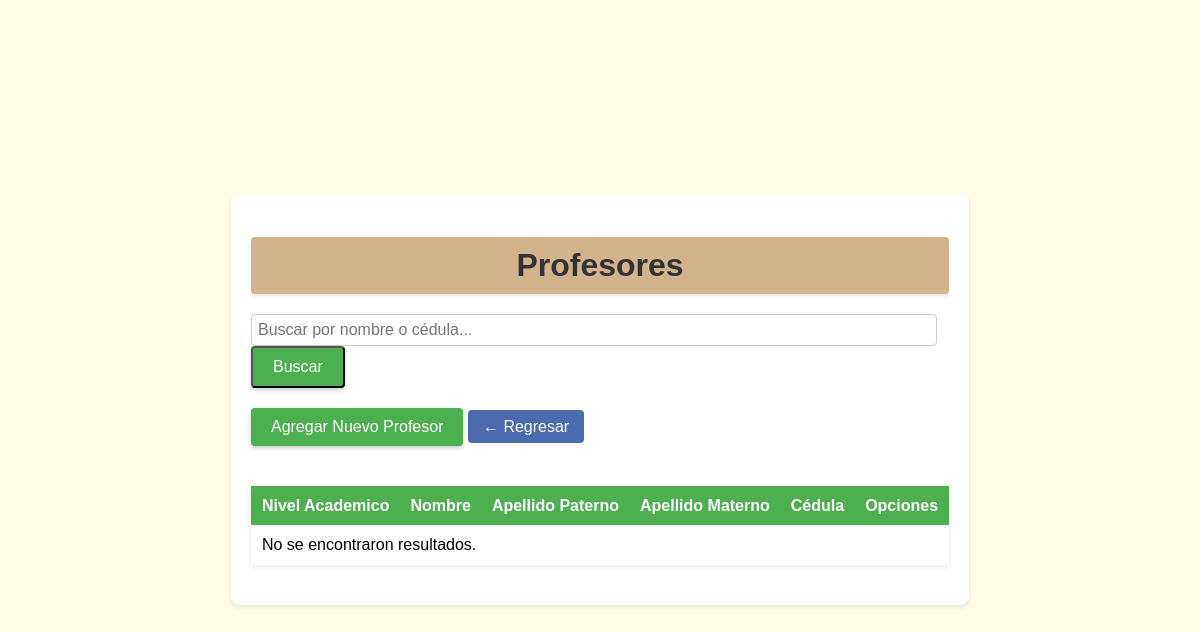
Page /profesores on the earlier database version.
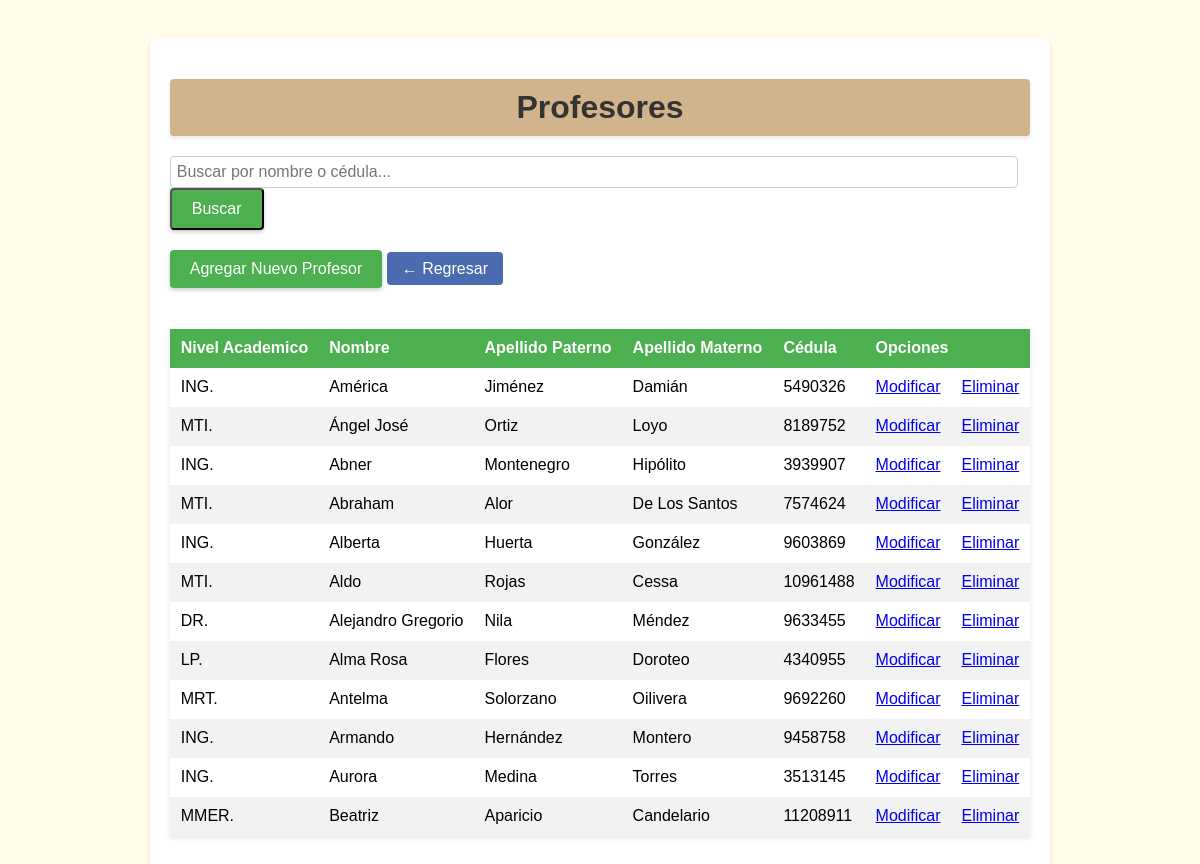
Same page on the later database version.
### Titulacion/models.py (models this page shows, shortened)
class Profesor (models.Model):
    sigla = models.CharField(max_length=50, choices=[
        ('MTI.', 'Maestría en Tecnologías de la Información'),
        ('MDIS.', 'Maestría en Diseño'),
        ('ING.', 'Ingeniero'),
        ('LIC.', 'Licenciado'),
        ('DR.', 'Doctor')], default='MTI')
    nombreProfesor = models.CharField(max_length=100)
    apellidoPaterno = models.CharField(max_length=100, default="")
    apellidoMaterno = models.CharField(max_length=100, default="")
    cedulaProfesor = models.IntegerField()

### Titulacion/views.py (the view)
# urls.py: path('profesores', views.lista_profesores, name='lista_profesores'),
def lista_profesores(request):
    query = request.GET.get('query', '')
    if query:
        profesores = Profesor.objects.filter(
            Q(nombreProfesor__icontains=query) |
            Q(cedulaProfesor__icontains=query))
    else:
        profesores = Profesor.objects.all()
    context = {
        'profesores': profesores,
        'query': query
    }
    return render(request, 'titulaciones/profesor_list.html', context)

### Titulacion/templates/titulaciones/profesor_list.html (shortened to what this page needs)
<!DOCTYPE html>
<html lang="es">
<head>
    {% load static %}
    <link rel="stylesheet" type="text/css" href="{% static 'style.css' %}">
</head>
<body>
    <div class="container_list">
        <h1>Profesores</h1>
        <form method="GET" action="{% url 'lista_profesores' %}" class="search-form">
            <input type="text" name="query" value="{{ query }}" placeholder="Buscar por nombre o cédula..." class="input-buscar">
            <button type="submit" class="buscar-btn">Buscar</button>
        </form>
        <a href="{% url 'agregar_profesor' %}" class="crear-btn">Agregar Nuevo Profesor</a>
        <a href="{% url 'home' %}" class="btn-regresar">← Regresar</a>
        <table>
            <thead>
                <tr>
                    <th>Nivel Academico</th>
                    <th>Nombre</th>
                    <th>Apellido Paterno</th>
                    <th>Apellido Materno</th>
                    <th>Cédula</th>
                    <th colspan="2">Opciones</th>
                </tr>
            </thead>
            <tbody>
                {% for profesor in profesores %}
                <tr>
                    <td>{{profesor.sigla}}</td>
                    <td>{{ profesor.nombreProfesor }}</td>
                    <td>{{ profesor.apellidoPaterno }}</td>
                    <td>{{ profesor.apellidoMaterno }}</td>
                    <td>{{ profesor.cedulaProfesor }}</td>
                    <td><a href="{% url 'update_profesor' profesor.pk %}">Modificar</a></td>
                    <td><a href="{% url 'delete_profesor' profesor.pk %}">Eliminar</a></td>
                </tr>
                {% empty %}
                <tr>
                    <td colspan="7">No se encontraron resultados.</td>
                </tr>
                {% endfor %}
            </tbody>
        </table>
    </div>
</body>
</html>

### Titulacion/static/style.css (style rules this page uses)
body { font-family: sans-serif; margin: 0; padding: 0; display: flex; justify-content: center; align-items: center; min-height: 100vh; background-color: #fffde7; }
:root { --text-color: #000000; --h5-font: 1rem; }
h1 { text-align: center; margin-bottom: 20px; color: #333; background-color: #d2b48c; padding: 10px; border-radius: 4px; box-shadow: 0 2px 4px rgba(0, 0, 0, 0.1); }
form input[type="text"], form input[type="email"], form input[type="number"], form textarea, form input[type="file"], form select { width: calc(100% - 12px); padding: 6px; border: 1px solid #ccc; border-radius: 4px; box-sizing: border-box; font-size: 16px; }
.container_list { margin: 1cm; background-color: #ffffff; padding: 20px; border-radius: 8px; box-shadow: 0 2px 4px rgba(0, 0, 0, 0.1); }
table { width: 100%; border-collapse: collapse; margin: 20px 0; box-shadow: 0 2px 5px rgba(0, 0, 0, 0.1); background-color: #fff; }
th, td { border: 1px solid rgba(241, 241, 241, 0); padding: 10px; text-align: left; }
th { background-color: #4CAF50; color: white; }
tr:nth-child(even) { background-color: #f2f2f2; }
.crear-btn, .buscar-btn , .regresar-btn { display: inline-block; padding: 10px 20px; font-size: 16px; color: white; background-color: #4CAF50; text-decoration: none; border-radius: 4px; box-shadow: 0 2px 4px rgba(0, 0, 0, 0.2); margin-bottom: 20px; transition: background-color 0.3s ease; cursor: pointer; text-align: center; }
.input-buscar { flex: 1; margin-right: 10px; padding: 10px; border: 1px solid #ccc; border-radius: 4px; font-size: 16px; }
.btn-regresar { padding: 8px 15px; background-color: #4a6baf; color: white; text-decoration: none; border-radius: 4px; transition: background-color 0.3s; }

Differences in the rows shown:
added Profesor: sigla "ING.", nombreProfesor "América", apellidoPaterno "Jiménez", apellidoMaterno "Damián", cedulaProfesor "5490326"
added Profesor: sigla "MTI.", nombreProfesor "Ángel José", apellidoPaterno "Ortiz", apellidoMaterno "Loyo", cedulaProfesor "8189752"
added Profesor: sigla "ING.", nombreProfesor "Abner", apellidoPaterno "Montenegro", apellidoMaterno "Hipólito", cedulaProfesor "3939907"
added Profesor: sigla "MTI.", nombreProfesor "Abraham", apellidoPaterno "Alor", apellidoMaterno "De Los Santos", cedulaProfesor "7574624"
added Profesor: sigla "ING.", nombreProfesor "Alberta", apellidoPaterno "Huerta", apellidoMaterno "González", cedulaProfesor "9603869"
added Profesor: sigla "MTI.", nombreProfesor "Aldo", apellidoPaterno "Rojas", apellidoMaterno "Cessa", cedulaProfesor "10961488"
added Profesor: sigla "DR.", nombreProfesor "Alejandro Gregorio", apellidoPaterno "Nila", apellidoMaterno "Méndez", cedulaProfesor "9633455"
added Profesor: sigla "LP.", nombreProfesor "Alma Rosa", apellidoPaterno "Flores", apellidoMaterno "Doroteo", cedulaProfesor "4340955"
added Profesor: sigla "MRT.", nombreProfesor "Antelma", apellidoPaterno "Solorzano", apellidoMaterno "Oilivera", cedulaProfesor "9692260"
added Profesor: sigla "ING.", nombreProfesor "Armando", apellidoPaterno "Hernández", apellidoMaterno "Montero", cedulaProfesor "9458758"
added Profesor: sigla "ING.", nombreProfesor "Aurora", apellidoPaterno "Medina", apellidoMaterno "Torres", cedulaProfesor "3513145"
added Profesor: sigla "MMER.", nombreProfesor "Beatriz", apellidoPaterno "Aparicio", apellidoMaterno "Candelario", cedulaProfesor "11208911"
Other differences:
text no longer shown: "No se encontraron resultados."
